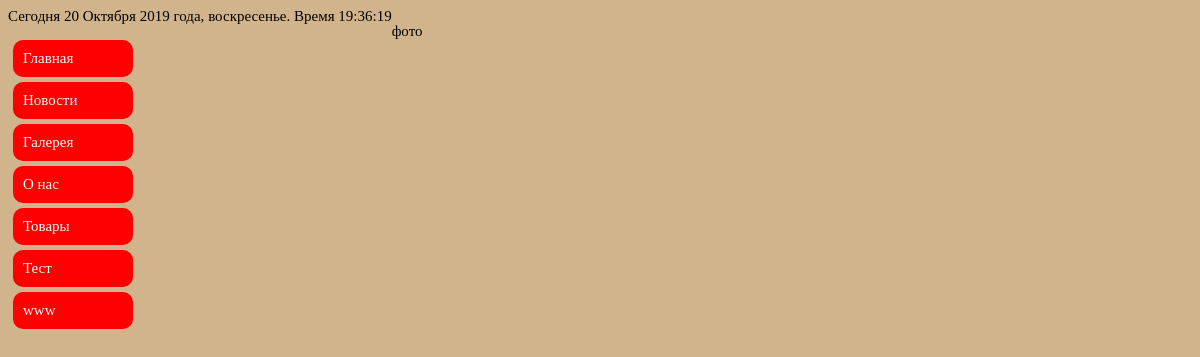
Page /site/index.php?Parameter=page&id=3 on the committed database.
### tables this page shows
CREATE TABLE `pages` (
  `id` int(2) NOT NULL AUTO_INCREMENT,
  `menu_name` varchar(50) DEFAULT NULL,
  `content` text,
  `visible_in_main_menu` enum('0','1') DEFAULT NULL,
  `created_at` int(20) DEFAULT NULL,
  `updated_at` int(20) DEFAULT NULL,
  PRIMARY KEY (`id`)
);

### site/index.php (called while the page is built, shortened)
<?php
spl_autoload_register(function ($name)
{
    $name = str_replace('\\', '/', $name);
});
$db = new Db();
require_once "header.php";
require_once "body.php";
require_once "footer.php";

### site/app/classes/Db.php (called while the page is built, shortened)
<?php
class Db extends Config
{
    protected $connection;
    public function __construct()
    {
        if($this->connection = mysqli_connect($this->host,$this->user,$this->pass,$this->db))
        {
            mysqli_query($this->connection,"SET NAMES UTF8");
        }
    }
    public function sql($query)
    {
        if($query)
        {
            $result = mysqli_query($this->connection,$query);
            while ($row = mysqli_fetch_assoc($result))
            {
                $pages[] = $row;
            }
            return $pages;
        }
    }
}

### site/views/Vmenu.php (the view, shortened to what this page needs)
<?php
$all_menus = $db->sql("SELECT menu_name,id FROM pages");
echo "<ul>\n";
foreach ($all_menus as $v)
{
    echo "\t<li><a href='index.php?Parameter=page&id={$v['id']}'>{$v['menu_name']}</a></li>\n";
}
echo "\t</ul>\n";
?>

### site/views/Vcontent.php
<?php
$sql = "SELECT content FROM pages WHERE id='{$_GET['id']}'";
$content= $db->sql($sql);
echo $content[0]['content'];

### site/style/style.css (style rules this page uses)
body { background-color: tan; font-size: 15px; }
#menu ul { list-style-type: none; padding-left: 0; width: 155px; }
#menu a { text-decoration: none; background-color: red; color: white; display: block; width: 100px; padding: 10px; margin: 5px; border-radius: 10px; }

### rows in the picture
pages: menu_name "Главная"
pages: menu_name "Новости"
pages: menu_name "Галерея", content "фото"
pages: menu_name "О нас"
pages: menu_name "Товары"
pages: menu_name "Тест"
pages: menu_name "www"
